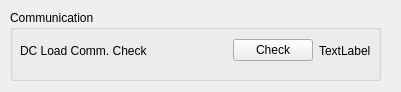
<?xml version="1.0" encoding="UTF-8"?>
<ui version="4.0">
 <class>load</class>
 <widget class="QWidget" name="load">
  <property name="geometry">
   <rect>
    <x>0</x>
    <y>0</y>
    <width>401</width>
    <height>92</height>
   </rect>
  </property>
  <property name="windowTitle">
   <string>DC Load Communication Window</string>
  </property>
  <widget class="QGroupBox" name="groupBox">
   <property name="geometry">
    <rect>
     <x>10</x>
     <y>10</y>
     <width>371</width>
     <height>71</height>
    </rect>
   </property>
   <property name="title">
    <string>Communication</string>
   </property>
   <widget class="QWidget" name="horizontalLayoutWidget">
    <property name="geometry">
     <rect>
      <x>10</x>
      <y>20</y>
      <width>351</width>
      <height>41</height>
     </rect>
    </property>
    <layout class="QHBoxLayout" name="horizontalLayout">
     <item>
      <widget class="QLabel" name="label">
       <property name="text">
        <string>DC Load Comm. Check</string>
       </property>
      </widget>
     </item>
     <item>
      <spacer name="horizontalSpacer">
       <property name="orientation">
        <enum>Qt::Horizontal</enum>
       </property>
       <property name="sizeHint" stdset="0">
        <size>
         <width>30</width>
         <height>20</height>
        </size>
       </property>
      </spacer>
     </item>
     <item>
      <widget class="QPushButton" name="pushButton">
       <property name="text">
        <string>Check</string>
       </property>
      </widget>
     </item>
     <item>
      <widget class="QLabel" name="label_2">
       <property name="text">
        <string>TextLabel</string>
       </property>
      </widget>
     </item>
    </layout>
   </widget>
  </widget>
 </widget>
 <resources/>
 <connections/>
</ui>
